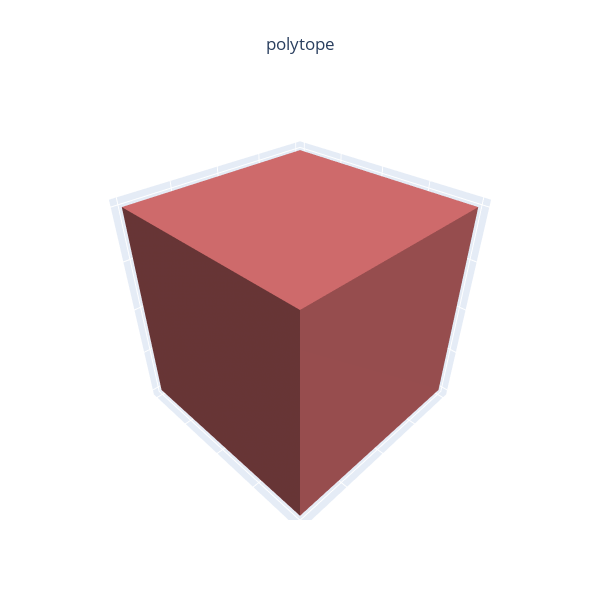

The code cell stored with this chart in its notebook:
### Code cell
import plotly.graph_objects as go
from scipy.spatial import ConvexHull

#V = np.array([[1, 0, -2], [-2, -3, 2], [-1, -2, 1], [1, 2, -1], [1, 2, 0]])
#V = np.array([[-1, -2, 2], [1, 2, -2], [-3, -2, 0], [1, 2, -3], [0, -1, 2]])
V = np.array([[-1,-1,-1], [1,-1,-1], [1,1,-1], [-1,1,-1], [-1,1,1], [1,1,1], [1,-1,1], [-1,-1,1]])

hull = ConvexHull(V)
hull_points = hull.points
hull_simplices = hull.simplices

x = hull_points[:, 0]
y = hull_points[:, 1]
z = hull_points[:, 2]

i = hull_simplices[:, 0]
j = hull_simplices[:, 1]
k = hull_simplices[:, 2]

mesh3d  = go.Mesh3d(x=x, y=y, z=z, i=i, j=j, k=k, opacity=1.0, flatshading=True, color="#ce6a6b")
layout = go.Layout(width=600, height=600, title_text='polytope', title_x=0.5)
fig = go.Figure(data=[mesh3d], layout=layout)
fig.layout.scene.update(xaxis_showticklabels=False, xaxis_ticks='', xaxis_title='',
                        yaxis_showticklabels=False, yaxis_ticks='',yaxis_title='',
                        zaxis_showticklabels=False, zaxis_ticks='', zaxis_title='')
fig.data[0].update(lighting=dict(ambient=0.5, diffuse=1, fresnel=4, specular=0.5, roughness=0.5))

fig.show()

### Figure 1 — Plotly figure (JSON) as saved in the notebook; plotly's stock layout.template omitted (floating-point values rounded to 4 significant figures)
{"data": [{"color": "#ce6a6b", "flatshading": true, "i": [3, 3, 7, 7, 7, 7, 5, 5, 5, 5, 5, 5], "j": [2, 1, 3, 3, 1, 6, 3, 3, 2, 6, 7, 7], "k": [1, 0, 0, 4, 0, 1, 2, 4, 1, 1, 4, 6], "lighting": {"ambient": 0.5, "diffuse": 1, "fresnel": 4, "roughness": 0.5, "specular": 0.5}, "opacity": 1, "type": "mesh3d", "x": [-1, 1, 1, -1, -1, 1, 1, -1], "y": [-1, -1, 1, 1, 1, 1, -1, -1], "z": [-1, -1, -1, -1, 1, 1, 1, 1]}], "layout": {"height": 600, "scene": {"xaxis": {"showticklabels": false, "ticks": "", "title": {"text": ""}}, "yaxis": {"showticklabels": false, "ticks": "", "title": {"text": ""}}, "zaxis": {"showticklabels": false, "ticks": "", "title": {"text": ""}}}, "title": {"text": "polytope", "x": 0.5}, "width": 600}}
